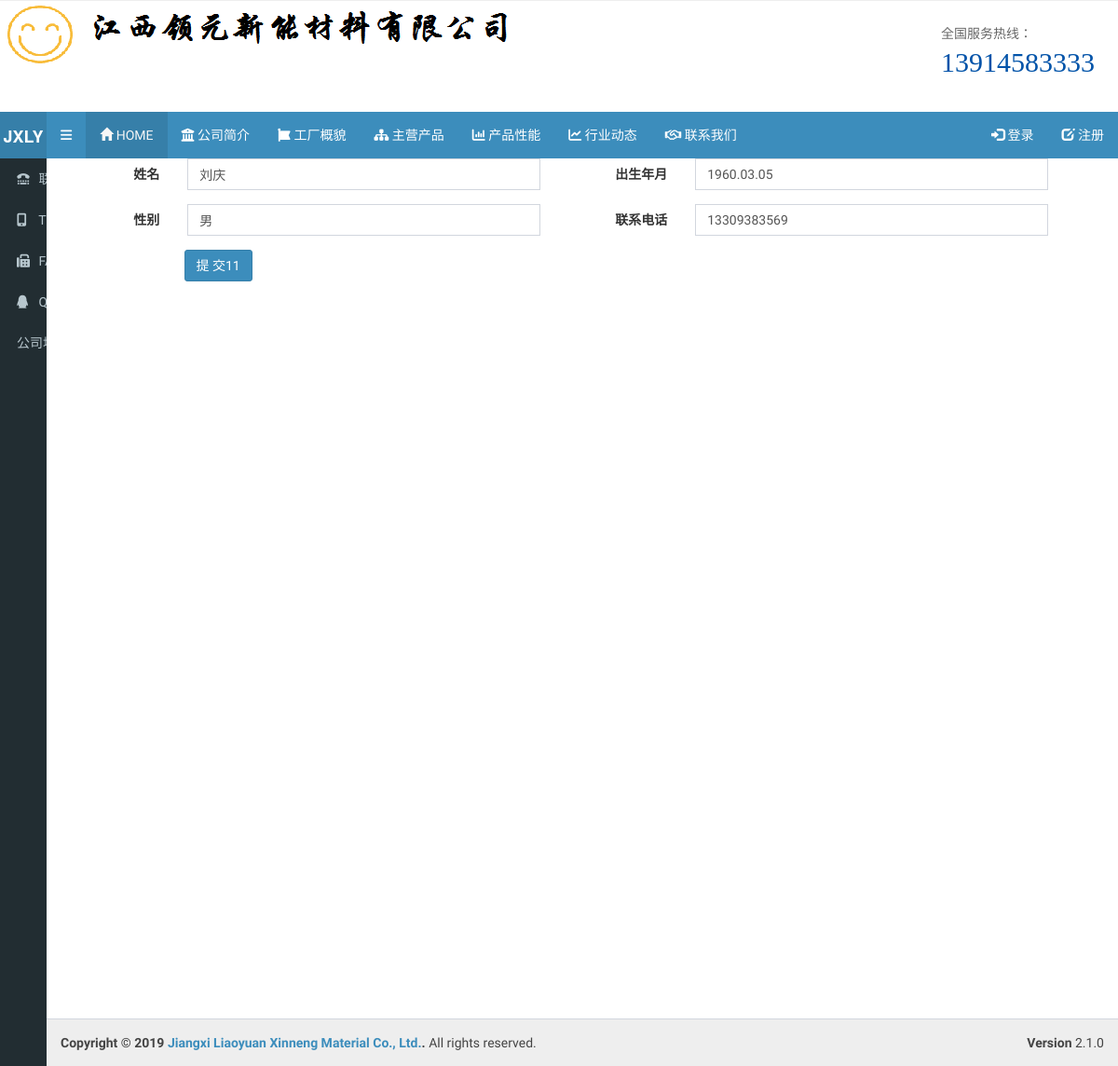
/web/customer/edit/1/, run on the app's committed database.
### web/models.py (models this page shows, shortened)
class Customer(models.Model):
    name = models.CharField(verbose_name='姓名', max_length=32)
    year = models.CharField(verbose_name='出生年月', max_length=32)
    sex = models.CharField(verbose_name='性别', max_length=32)
    tel = models.CharField(verbose_name='联系电话', max_length=32)

### web/views/customer.py (the view)
# urls.py: url(r'^customer/edit/(?P<cid>\d+)/$', customer.customer_edit, name='customer_edit'),
def customer_edit(request, cid):
    obj = models.Customer.objects.get(id=cid)
    if request.method == 'GET':
        form = CustomerForm(instance=obj)
        return render(request, 'customer_add.html', {'form': form})
    form = CustomerForm(data=request.POST, instance=obj)
    if form.is_valid():
        form.save()
        return redirect('/web/customer/list/')
    return render(request, 'customer_add.html', {'form': form})

### web/forms/customer.py
class CustomerForm(ModelForm):
    class Meta:
        model = models.Customer
        fields = "__all__"
    def __init__(self, *args, **kwargs):
        super(CustomerForm, self).__init__(*args, **kwargs)
        for name, field in self.fields.items():
            field.widget.attrs['class'] = 'form-control'
            field.widget.attrs['placeholder'] = field.label

### web/templates/customer_add.html (shortened to what this page needs)
{% extends 'blog/__base__.html' %}
{% block content %}
  <div class="content-wrapper" style="background: #fff;">
    <div class="luffy-container">
        <form class="form-horizontal clearfix" method="post" novalidate>
            {% for field in form %}
                <div class="form-group col-sm-6 clearfix">
                    <label class="col-sm-3 control-label">{{ field.label }}</label>
                    <div class="col-sm-9">
                        {{ field }}
                    </div>
                </div>
            {% endfor %}
            <div class="form-group col-sm-12">
                <div class="col-sm-6">
                    <div class="col-sm-offset-3">
                        <button type="submit" class="btn btn-primary">提 交11</button>
                    </div>
                </div>
            </div>
        </form>
    </div>
</div>
{% endblock %}

### data on the page
Customer: form "刘庆" "1960.03.05" "男" "13309383569"

### other printed values
{{ field.label }} "姓名" "出生年月" "性别" "联系电话"
